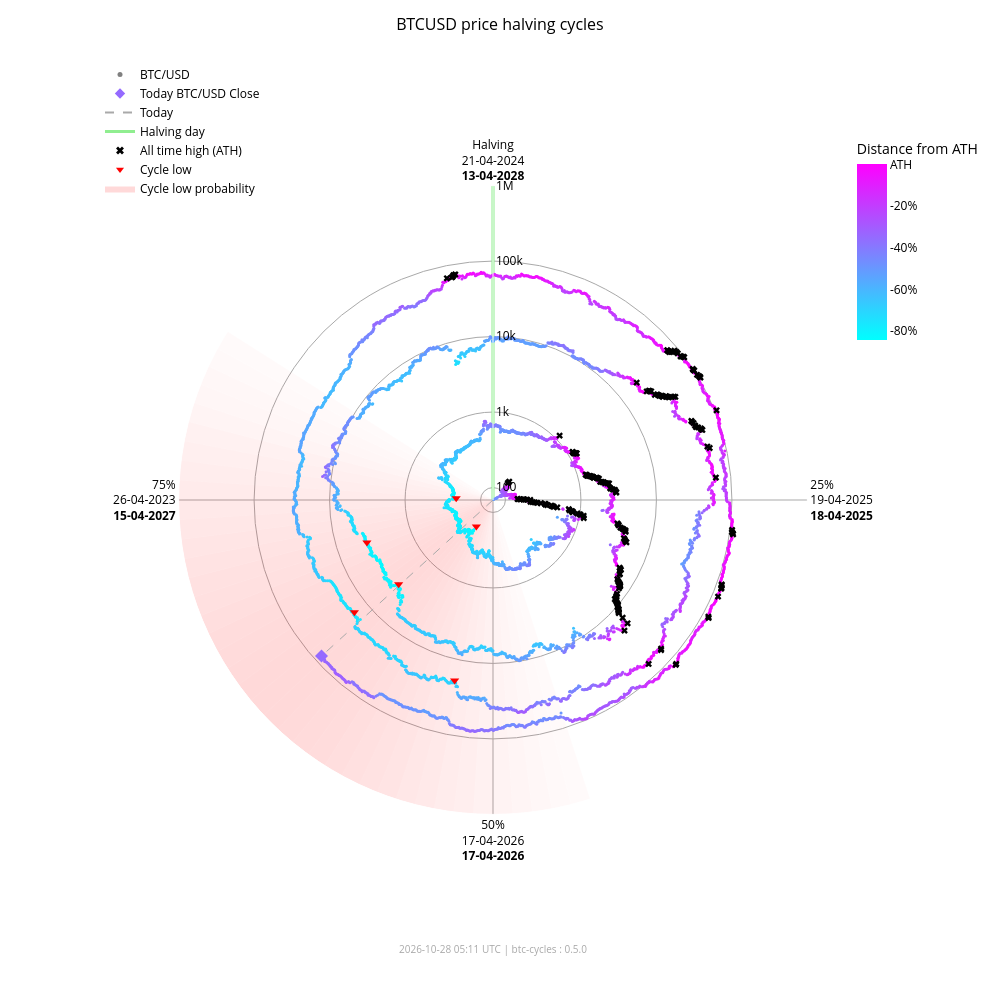

Write notebook code for a chart like this one.
### Markdown cell above
### Interactive chart (plotly)

### Code cell
fig_interactive = btc.plot(
    kind="interactive",
    from_date="2012-11-28",
)
# plotly config for interactivity
config = {"scrollZoom": True, "displayModeBar": True}
# display in notebook
fig_interactive.show(config=config)

### Figure 1 — Plotly figure (JSON) as saved in the notebook; plotly's stock layout.template omitted (floating-point values rounded to 4 significant figures; data arrays with more than 128 entries replaced by an {"elided": "..."} marker saying what was removed)
{"data": [{"fill": "toself", "fillcolor": "rgba(255,0,0,0.018306980149439524)", "hoverinfo": "skip", "line": {"width": 0}, "mode": "lines", "r": [68.43, 1000000, 1000000, 68.43, 68.43], "showlegend": false, "theta": [162.0, 162.0, 165.6, 165.6, 162.0], "type": "scatterpolar"}, {"fill": "toself", "fillcolor": "rgba(255,0,0,0.02405911634527998)", "hoverinfo": "skip", "line": {"width": 0}, "mode": "lines", "r": [68.43, 1000000, 1000000, 68.43, 68.43], "showlegend": false, "theta": [165.6, 165.6, 169.2, 169.2, 165.6], "type": "scatterpolar"}, {"fill": "toself", "fillcolor": "rgba(255,0,0,0.030803449372254352)", "hoverinfo": "skip", "line": {"width": 0}, "mode": "lines", "r": [68.43, 1000000, 1000000, 68.43, 68.43], "showlegend": false, "theta": [169.2, 169.2, 172.8, 172.8, 169.2], "type": "scatterpolar"}, {"fill": "toself", "fillcolor": "rgba(255,0,0,0.03847233586005252)", "hoverinfo": "skip", "line": {"width": 0}, "mode": "lines", "r": [68.43, 1000000, 1000000, 68.43, 68.43], "showlegend": false, "theta": [172.8, 172.8, 176.4, 176.4, 172.8], "type": "scatterpolar"}, {"fill": "toself", "fillcolor": "rgba(255,0,0,0.04694405159551339)", "hoverinfo": "skip", "line": {"width": 0}, "mode": "lines", "r": [68.43, 1000000, 1000000, 68.43, 68.43], "showlegend": false, "theta": [176.4, 176.4, 180.0, 180.0, 176.4], "type": "scatterpolar"}, {"fill": "toself", "fillcolor": "rgba(255,0,0,0.05605603979818329)", "hoverinfo": "skip", "line": {"width": 0}, "mode": "lines", "r": [68.43, 1000000, 1000000, 68.43, 68.43], "showlegend": false, "theta": [180.0, 180.0, 183.6, 183.6, 180.0], "type": "scatterpolar"}, {"fill": "toself", "fillcolor": "rgba(255,0,0,0.06562330627802694)", "hoverinfo": "skip", "line": {"width": 0}, "mode": "lines", "r": [68.43, 1000000, 1000000, 68.43, 68.43], "showlegend": false, "theta": [183.6, 183.6, 187.2, 187.2, 183.6], "type": "scatterpolar"}, {"fill": "toself", "fillcolor": "rgba(255,0,0,0.07545707932574237)", "hoverinfo": "skip", "line": {"width": 0}, "mode": "lines", "r": [68.43, 1000000, 1000000, 68.43, 68.43], "showlegend": false, "theta": [187.2, 187.2, 190.8, 190.8, 187.2], "type": "scatterpolar"}, {"fill": "toself", "fillcolor": "rgba(255,0,0,0.08537841060169407)", "hoverinfo": "skip", "line": {"width": 0}, "mode": "lines", "r": [68.43, 1000000, 1000000, 68.43, 68.43], "showlegend": false, "theta": [190.8, 190.8, 194.4, 194.4, 190.8], "type": "scatterpolar"}, {"fill": "toself", "fillcolor": "rgba(255,0,0,0.09522272137134848)", "hoverinfo": "skip", "line": {"width": 0}, "mode": "lines", "r": [68.43, 1000000, 1000000, 68.43, 68.43], "showlegend": false, "theta": [194.4, 194.4, 198.0, 198.0, 194.4], "type": "scatterpolar"}, {"fill": "toself", "fillcolor": "rgba(255,0,0,0.10483418800389058)", "hoverinfo": "skip", "line": {"width": 0}, "mode": "lines", "r": [68.43, 1000000, 1000000, 68.43, 68.43], "showlegend": false, "theta": [198.0, 198.0, 201.6, 201.6, 198.0], "type": "scatterpolar"}, {"fill": "toself", "fillcolor": "rgba(255,0,0,0.11405248627197925)", "hoverinfo": "skip", "line": {"width": 0}, "mode": "lines", "r": [68.43, 1000000, 1000000, 68.43, 68.43], "showlegend": false, "theta": [201.6, 201.6, 205.2, 205.2, 201.6], "type": "scatterpolar"}, {"fill": "toself", "fillcolor": "rgba(255,0,0,0.12269756305009562)", "hoverinfo": "skip", "line": {"width": 0}, "mode": "lines", "r": [68.43, 1000000, 1000000, 68.43, 68.43], "showlegend": false, "theta": [205.2, 205.2, 208.8, 208.8, 205.2], "type": "scatterpolar"}, {"fill": "toself", "fillcolor": "rgba(255,0,0,0.13055959037792858)", "hoverinfo": "skip", "line": {"width": 0}, "mode": "lines", "r": [68.43, 1000000, 1000000, 68.43, 68.43], "showlegend": false, "theta": [208.8, 208.8, 212.4, 212.4, 208.8], "type": "scatterpolar"}, {"fill": "toself", "fillcolor": "rgba(255,0,0,0.13740037014073872)", "hoverinfo": "skip", "line": {"width": 0}, "mode": "lines", "r": [68.43, 1000000, 1000000, 68.43, 68.43], "showlegend": false, "theta": [212.4, 212.4, 216.0, 216.0, 212.4], "type": "scatterpolar"}, {"fill": "toself", "fillcolor": "rgba(255,0,0,0.14296927208088228)", "hoverinfo": "skip", "line": {"width": 0}, "mode": "lines", "r": [68.43, 1000000, 1000000, 68.43, 68.43], "showlegend": false, "theta": [216.0, 216.0, 219.6, 219.6, 216.0], "type": "scatterpolar"}, {"fill": "toself", "fillcolor": "rgba(255,0,0,0.14703219887325494)", "hoverinfo": "skip", "line": {"width": 0}, "mode": "lines", "r": [68.43, 1000000, 1000000, 68.43, 68.43], "showlegend": false, "theta": [219.6, 219.6, 223.2, 223.2, 219.6], "type": "scatterpolar"}, {"fill": "toself", "fillcolor": "rgba(255,0,0,0.14940752827264187)", "hoverinfo": "skip", "line": {"width": 0}, "mode": "lines", "r": [68.43, 1000000, 1000000, 68.43, 68.43], "showlegend": false, "theta": [223.2, 223.2, 226.8, 226.8, 223.2], "type": "scatterpolar"}, {"fill": "toself", "fillcolor": "rgba(255,0,0,0.15)", "hoverinfo": "skip", "line": {"width": 0}, "mode": "lines", "r": [68.43, 1000000, 1000000, 68.43, 68.43], "showlegend": false, "theta": [226.8, 226.8, 230.4, 230.4, 226.8], "type": "scatterpolar"}, {"fill": "toself", "fillcolor": "rgba(255,0,0,0.14882314851976614)", "hoverinfo": "skip", "line": {"width": 0}, "mode": "lines", "r": [68.43, 1000000, 1000000, 68.43, 68.43], "showlegend": false, "theta": [230.4, 230.4, 234.0, 234.0, 230.4], "type": "scatterpolar"}, {"fill": "toself", "fillcolor": "rgba(255,0,0,0.14600334989350275)", "hoverinfo": "skip", "line": {"width": 0}, "mode": "lines", "r": [68.43, 1000000, 1000000, 68.43, 68.43], "showlegend": false, "theta": [234.0, 234.0, 237.6, 237.6, 234.0], "type": "scatterpolar"}, {"fill": "toself", "fillcolor": "rgba(255,0,0,0.14176315293000513)", "hoverinfo": "skip", "line": {"width": 0}, "mode": "lines", "r": [68.43, 1000000, 1000000, 68.43, 68.43], "showlegend": false, "theta": [237.6, 237.6, 241.2, 241.2, 237.6], "type": "scatterpolar"}, {"fill": "toself", "fillcolor": "rgba(255,0,0,0.1363869302869166)", "hoverinfo": "skip", "line": {"width": 0}, "mode": "lines", "r": [68.43, 1000000, 1000000, 68.43, 68.43], "showlegend": false, "theta": [241.2, 241.2, 244.8, 244.8, 241.2], "type": "scatterpolar"}, {"fill": "toself", "fillcolor": "rgba(255,0,0,0.13017643696734477)", "hoverinfo": "skip", "line": {"width": 0}, "mode": "lines", "r": [68.43, 1000000, 1000000, 68.43, 68.43], "showlegend": false, "theta": [244.8, 244.8, 248.4, 248.4, 244.8], "type": "scatterpolar"}, {"fill": "toself", "fillcolor": "rgba(255,0,0,0.1234063302665758)", "hoverinfo": "skip", "line": {"width": 0}, "mode": "lines", "r": [68.43, 1000000, 1000000, 68.43, 68.43], "showlegend": false, "theta": [248.4, 248.4, 252.0, 252.0, 248.4], "type": "scatterpolar"}, {"fill": "toself", "fillcolor": "rgba(255,0,0,0.11628949020714345)", "hoverinfo": "skip", "line": {"width": 0}, "mode": "lines", "r": [68.43, 1000000, 1000000, 68.43, 68.43], "showlegend": false, "theta": [252.0, 252.0, 255.6, 255.6, 252.0], "type": "scatterpolar"}, {"fill": "toself", "fillcolor": "rgba(255,0,0,0.108959277972535)", "hoverinfo": "skip", "line": {"width": 0}, "mode": "lines", "r": [68.43, 1000000, 1000000, 68.43, 68.43], "showlegend": false, "theta": [255.6, 255.6, 259.2, 259.2, 255.6], "type": "scatterpolar"}, {"fill": "toself", "fillcolor": "rgba(255,0,0,0.1014715299920515)", "hoverinfo": "skip", "line": {"width": 0}, "mode": "lines", "r": [68.43, 1000000, 1000000, 68.43, 68.43], "showlegend": false, "theta": [259.2, 259.2, 262.8, 262.8, 259.2], "type": "scatterpolar"}, {"fill": "toself", "fillcolor": "rgba(255,0,0,0.09382430417652897)", "hoverinfo": "skip", "line": {"width": 0}, "mode": "lines", "r": [68.43, 1000000, 1000000, 68.43, 68.43], "showlegend": false, "theta": [262.8, 262.8, 266.4, 266.4, 262.8], "type": "scatterpolar"}, {"fill": "toself", "fillcolor": "rgba(255,0,0,0.08598937207621672)", "hoverinfo": "skip", "line": {"width": 0}, "mode": "lines", "r": [68.43, 1000000, 1000000, 68.43, 68.43], "showlegend": false, "theta": [266.4, 266.4, 270.0, 270.0, 266.4], "type": "scatterpolar"}, {"fill": "toself", "fillcolor": "rgba(255,0,0,0.07794710108398434)", "hoverinfo": "skip", "line": {"width": 0}, "mode": "lines", "r": [68.43, 1000000, 1000000, 68.43, 68.43], "showlegend": false, "theta": [270.0, 270.0, 273.6, 273.6, 270.0], "type": "scatterpolar"}, {"fill": "toself", "fillcolor": "rgba(255,0,0,0.06971614429145927)", "hoverinfo": "skip", "line": {"width": 0}, "mode": "lines", "r": [68.43, 1000000, 1000000, 68.43, 68.43], "showlegend": false, "theta": [273.6, 273.6, 277.2, 277.2, 273.6], "type": "scatterpolar"}, {"fill": "toself", "fillcolor": "rgba(255,0,0,0.061371174705723626)", "hoverinfo": "skip", "line": {"width": 0}, "mode": "lines", "r": [68.43, 1000000, 1000000, 68.43, 68.43], "showlegend": false, "theta": [277.2, 277.2, 280.8, 280.8, 277.2], "type": "scatterpolar"}, {"fill": "toself", "fillcolor": "rgba(255,0,0,0.05304520605236535)", "hoverinfo": "skip", "line": {"width": 0}, "mode": "lines", "r": [68.43, 1000000, 1000000, 68.43, 68.43], "showlegend": false, "theta": [280.8, 280.8, 284.4, 284.4, 280.8], "type": "scatterpolar"}, {"fill": "toself", "fillcolor": "rgba(255,0,0,0.044916938988340704)", "hoverinfo": "skip", "line": {"width": 0}, "mode": "lines", "r": [68.43, 1000000, 1000000, 68.43, 68.43], "showlegend": false, "theta": [284.4, 284.4, 288.0, 288.0, 284.4], "type": "scatterpolar"}, {"fill": "toself", "fillcolor": "rgba(255,0,0,0.0371870550186571)", "hoverinfo": "skip", "line": {"width": 0}, "mode": "lines", "r": [68.43, 1000000, 1000000, 68.43, 68.43], "showlegend": false, "theta": [288.0, 288.0, 291.6, 291.6, 288.0], "type": "scatterpolar"}, {"fill": "toself", "fillcolor": "rgba(255,0,0,0.030049603184432498)", "hoverinfo": "skip", "line": {"width": 0}, "mode": "lines", "r": [68.43, 1000000, 1000000, 68.43, 68.43], "showlegend": false, "theta": [291.6, 291.6, 295.2, 295.2, 291.6], "type": "scatterpolar"}, {"fill": "toself", "fillcolor": "rgba(255,0,0,0.023665126797805223)", "hoverinfo": "skip", "line": {"width": 0}, "mode": "lines", "r": [68.43, 1000000, 1000000, 68.43, 68.43], "showlegend": false, "theta": [295.2, 295.2, 298.8, 298.8, 295.2], "type": "scatterpolar"}, {"fill": "toself", "fillcolor": "rgba(255,0,0,0.018141004067302662)", "hoverinfo": "skip", "line": {"width": 0}, "mode": "lines", "r": [68.43, 1000000, 1000000, 68.43, 68.43], "showlegend": false, "theta": [298.8, 298.8, 302.4, 302.4, 298.8], "type": "scatterpolar"}, {"hoverinfo": "skip", "line": {"color": "darkgrey", "dash": "dash", "width": 1}, "mode": "lines", "r": [68.43, 80810.0], "showlegend": false, "theta": [227.7, 227.7], "type": "scatterpolar"}, {"hoverinfo": "skip", "line": {"color": "lightgreen", "width": 3}, "mode": "lines", "r": [68.43, 1000000], "showlegend": false, "theta": [0, 0], "type": "scatterpolar"}, {"hoverinfo": "text", "marker": {"color": {"elided": "4932 str values"}, "size": 3}, "mode": "markers", "r": {"elided": "4932 float values"}, "showlegend": false, "text": {"elided": "4932 str values"}, "theta": {"elided": "4932 float values"}, "type": "scatterpolar"}, {"hoverinfo": "text", "marker": {"color": "#956aff", "size": 10, "symbol": "diamond"}, "mode": "markers", "r": [80810.0], "showlegend": false, "text": ["Today<br>Date: 2026-10-27<br>Price: $80,805.08"], "theta": [227.7], "type": "scatterpolar"}, {"hoverinfo": "text", "marker": {"color": "black", "size": 6, "symbol": "x"}, "mode": "markers", "r": {"elided": "182 float values"}, "showlegend": false, "text": {"elided": "182 str values"}, "theta": {"elided": "182 float values"}, "type": "scatterpolar"}, {"hoverinfo": "text", "marker": {"color": "red", "size": 8, "symbol": "triangle-down"}, "mode": "markers", "r": [178.1, 210.5, 3237.0, 3961.0, 19020.0, 15790.0], "showlegend": false, "text": ["Cycle Low<br>Date: 2015-01-14<br>Price: $178.10<br>ATH distance: -84.5%", "Cycle Low<br>Date: 2015-08-24<br>Price: $210.49<br>ATH distance: -81.7%", "Cycle Low<br>Date: 2018-12-15<br>Price: $3,236.76<br>ATH distance: -83.4%", "Cycle Low<br>Date: 2019-03-15<br>Price: $3,960.91<br>ATH distance: -79.7%", "Cycle Low<br>Date: 2022-06-18<br>Price: $19,017.64<br>ATH distance: -71.9%", "Cycle Low<br>Date: 2022-11-21<br>Price: $15,787.28<br>ATH distance: -76.6%"], "theta": [212.1, 272.7, 228.3, 251.4, 192.0, 231.0], "type": "scatterpolar"}, {"marker": {"color": "grey", "size": 5}, "mode": "markers", "name": "BTC/USD", "r": [null], "theta": [null], "type": "scatterpolar"}, {"marker": {"color": "#956aff", "size": 8, "symbol": "diamond"}, "mode": "markers", "name": "Today BTC/USD Close", "r": [null], "theta": [null], "type": "scatterpolar"}, {"line": {"color": "darkgrey", "dash": "dash"}, "mode": "lines", "name": "Today", "r": [null], "theta": [null], "type": "scatterpolar"}, {"line": {"color": "lightgreen", "width": 3}, "mode": "lines", "name": "Halving day", "r": [null], "theta": [null], "type": "scatterpolar"}, {"marker": {"color": "black", "size": 7, "symbol": "x"}, "mode": "markers", "name": "All time high (ATH)", "r": [null], "theta": [null], "type": "scatterpolar"}, {"marker": {"color": "red", "size": 7, "symbol": "triangle-down"}, "mode": "markers", "name": "Cycle low", "r": [null], "theta": [null], "type": "scatterpolar"}, {"fill": "toself", "fillcolor": "rgba(255,0,0,0.15)", "line": {"width": 0}, "mode": "lines", "name": "Cycle low probability", "r": [null], "theta": [null], "type": "scatterpolar"}, {"hoverinfo": "skip", "marker": {"cmax": 0, "cmin": -0.8453, "color": [0], "colorbar": {"len": 0.25, "ticktext": ["ATH", "-20%", "-40%", "-60%", "-80%", "-100%"], "tickvals": [0, -0.2, -0.4, -0.6, -0.8, -1.0], "title": {"text": "Distance from ATH"}, "x": 0.95, "y": 0.92, "yanchor": "top"}, "colorscale": {"elided": "256x2 mixed values"}, "showscale": true, "size": 0}, "mode": "markers", "r": [null], "showlegend": false, "theta": [null], "type": "scatterpolar"}], "layout": {"annotations": [{"font": {"color": "darkgrey", "size": 10}, "showarrow": false, "text": "2026-10-28 05:11 UTC | btc-cycles : 0.5.0", "x": 0.5, "xref": "paper", "y": -0.02, "yref": "paper"}], "font": {"color": "black"}, "height": 1000, "legend": {"bgcolor": "rgba(0,0,0,0)", "font": {"color": "black"}, "x": 0.0, "y": 1.0}, "margin": {"b": 60, "l": 100, "r": 80, "t": 60}, "paper_bgcolor": "white", "plot_bgcolor": "white", "polar": {"angularaxis": {"color": "black", "direction": "clockwise", "gridcolor": "darkgrey", "rotation": 90, "ticktext": ["Halving<br>21-04-2024<br><b>13-04-2028</b>", "25%<br>19-04-2025<br><b>18-04-2025</b>", "50%<br>17-04-2026<br><b>17-04-2026</b>", "75%<br>26-04-2023<br><b>15-04-2027</b>"], "tickvals": [0, 90, 180, 270]}, "bgcolor": "white", "domain": {"x": [0.1, 0.9], "y": [0.05, 0.95]}, "radialaxis": {"angle": 90, "color": "black", "gridcolor": "darkgrey", "range": [1.835, 6.0], "tickangle": 90, "ticktext": ["100", "1k", "10k", "100k", "1M"], "tickvals": [100, 1000, 10000, 100000, 1000000], "type": "log"}}, "title": {"font": {"color": "black", "size": 16}, "text": "BTCUSD price halving cycles", "x": 0.5}, "width": 1000}}
